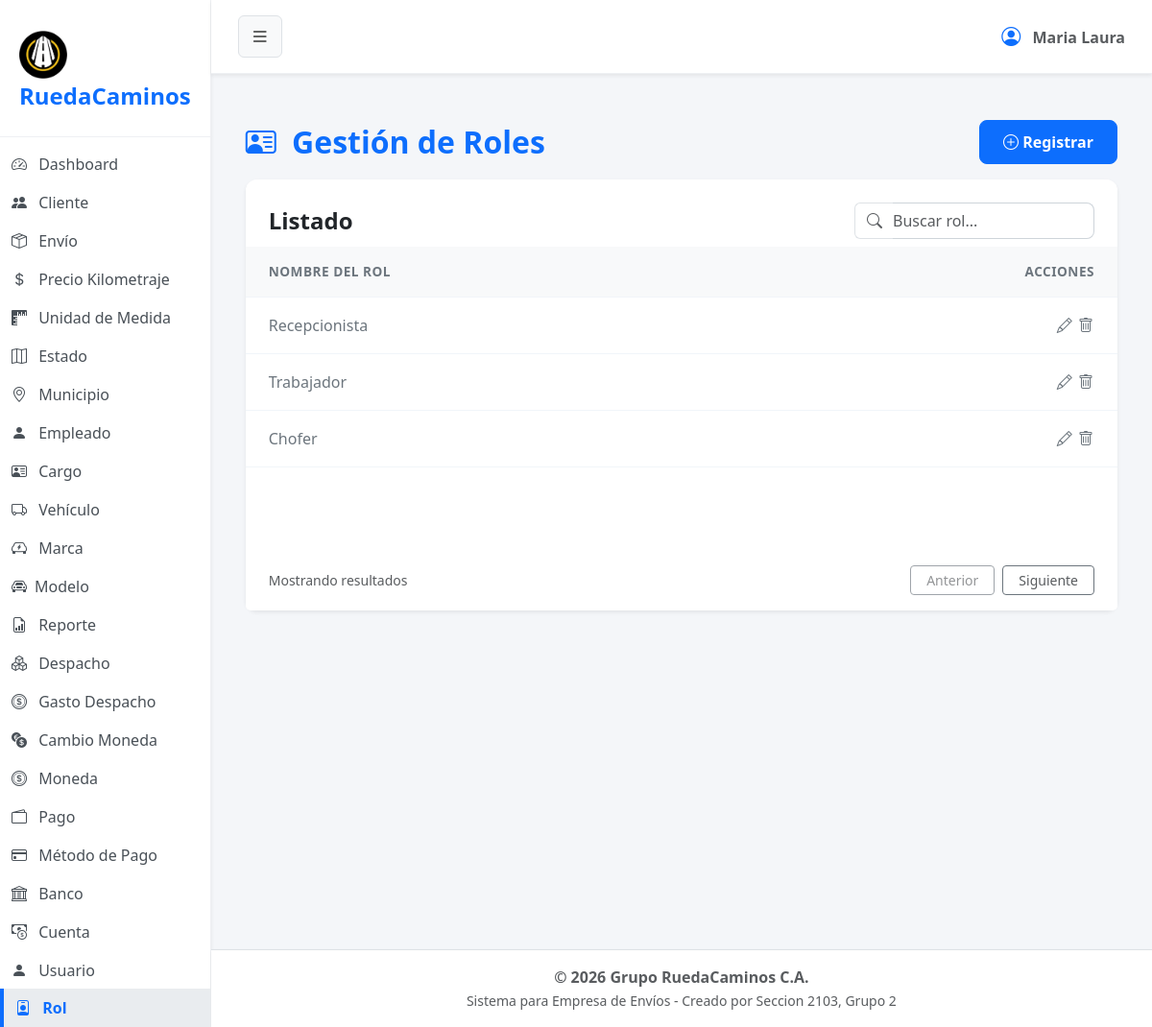
The page /?url=rol on the database as committed earlier.
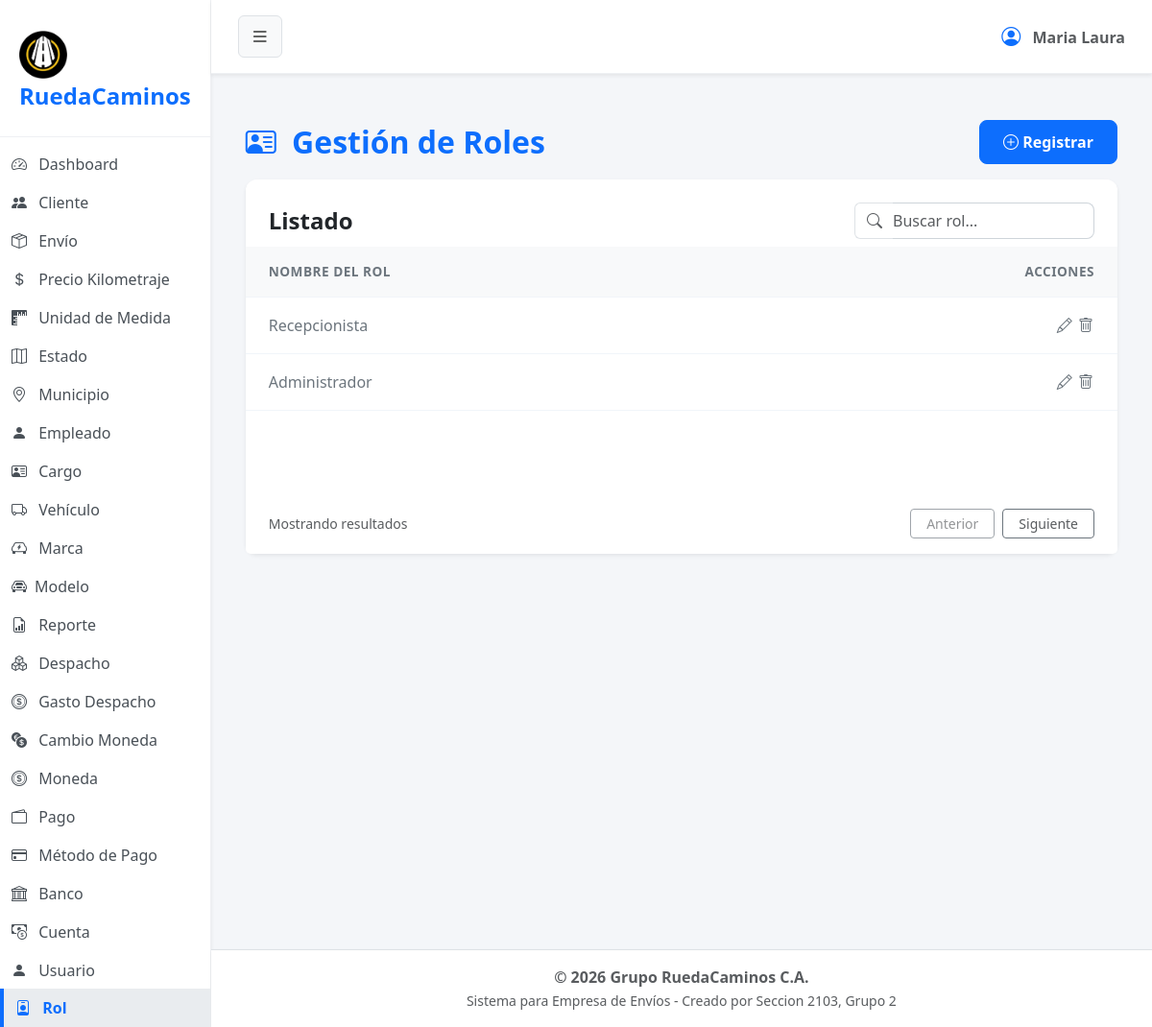
The same page on the database as committed later.
### tables this page shows
CREATE TABLE `rol` (
  `cod_rol` int(1) NOT NULL,
  `nombre` varchar(20) NOT NULL,
  `estado` tinyint(1) NOT NULL
);

### app/controller/rolController.php (called while the page is built, shortened)
<?php
$rol = new Rol();
$registros = $rol->obt_RegistrosRol();
include 'app/view/layout/header.php';
include 'app/view/rol/rolView.php';
include 'app/view/layout/footer.php';
?>

### index.php (called while the page is built, shortened)
<?php
    $frontController = new FrontController();
?>

### app/config/Conexion.php (called while the page is built, shortened)
<?php
abstract class Conexion
{
    public $host = "localhost";
    public $namedb = "grupo_ruedacaminos";
    public $userdb = "root";
    public $passwd = "";
    public function __construct()
    {
        $this->conexion = $this->getConnection();
    }
    public function getConnection(): PDO
    {
        try {
            $dsn = "mysql:host=" . $this->host . ";dbname=" . $this->namedb . ";charset=utf8";
            $conexion = new PDO($dsn, $this->userdb, $this->passwd);
            $conexion->setAttribute(PDO::ATTR_ERRMODE, PDO::ERRMODE_EXCEPTION);
        } catch (PDOException $error) {
            die('No se pudo conectar a la base de datos, error:' . $error->getMessage());
        }
        return $conexion;
    }
}

### app/model/Rol.php (called while the page is built, shortened)
<?php
class Rol extends Conexion
{
    public function obt_RegistrosRol()
    {
        try {
            $sentencia = "SELECT * FROM rol WHERE estado = 1";
            $select = $this->conexion->prepare($sentencia);
            $select->execute();
            return $select->fetchAll(\PDO::FETCH_ASSOC);
        } catch (\PDOException $e) {
            return [];
        }
    }
}

### app/view/rol/componentes/tabla.php (the view, shortened to what this page needs)
<div class="card-body p-0">
    <div class="table-responsive">
        <table class="table table-hover align-middle mb-0">
            <thead class="table-light table-header-custom">
                <tr>
                    <th class="ps-4">NOMBRE DEL ROL</th>
                    <th class="text-end pe-4">ACCIONES</th>
                </tr>
            </thead>
            <tbody>
                <?php foreach ($registros as $dato): ?>
                    <tr>
                        <td class="ps-4 fw-medium text-secondary"><?php echo $dato['nombre']; ?></td>
                        <td class="text-end pe-4">
                            <button type="button" class="btn btn-link text-secondary p-0 m-0 align-baseline" title="Actualizar" data-bs-toggle="modal" data-bs-target="#actualizarRol"
                                datos-cod-rol="<?php echo $dato['cod_rol']; ?>"
                                datos-nombre="<?php echo $dato['nombre']; ?>">
                                <i class="bi bi-pencil"></i>
                            </button>
                            <form action="?url=rol" method="POST" style="display: inline;">
                                <fieldset style="display: inline;">
                                    <button type="submit" name="tipoSolicitud" value="eliminar" class="btn btn-link text-secondary p-0 m-0 align-baseline" title="Eliminar" onclick="return confirm('¿Está seguro de eliminar este rol?');">
                                        <i class="bi bi-trash"></i>
                                    </button>
                                </fieldset>
                            </form>
                        </td>
                    </tr>
                <?php endforeach; ?>
            </tbody>
        </table>
    </div>
</div>

Rows that differ between the two databases and show on the page:
removed rol: nombre "Trabajador"
removed rol: nombre "Chofer"
added rol: nombre "Administrador"
